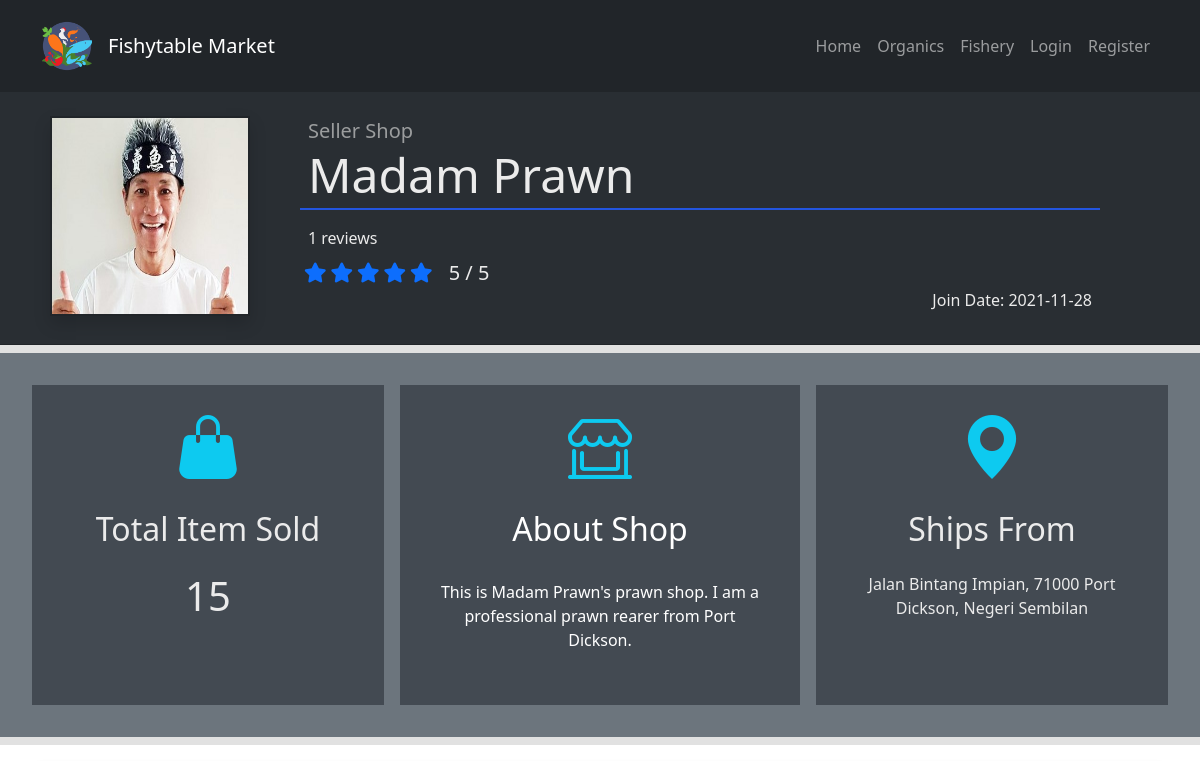
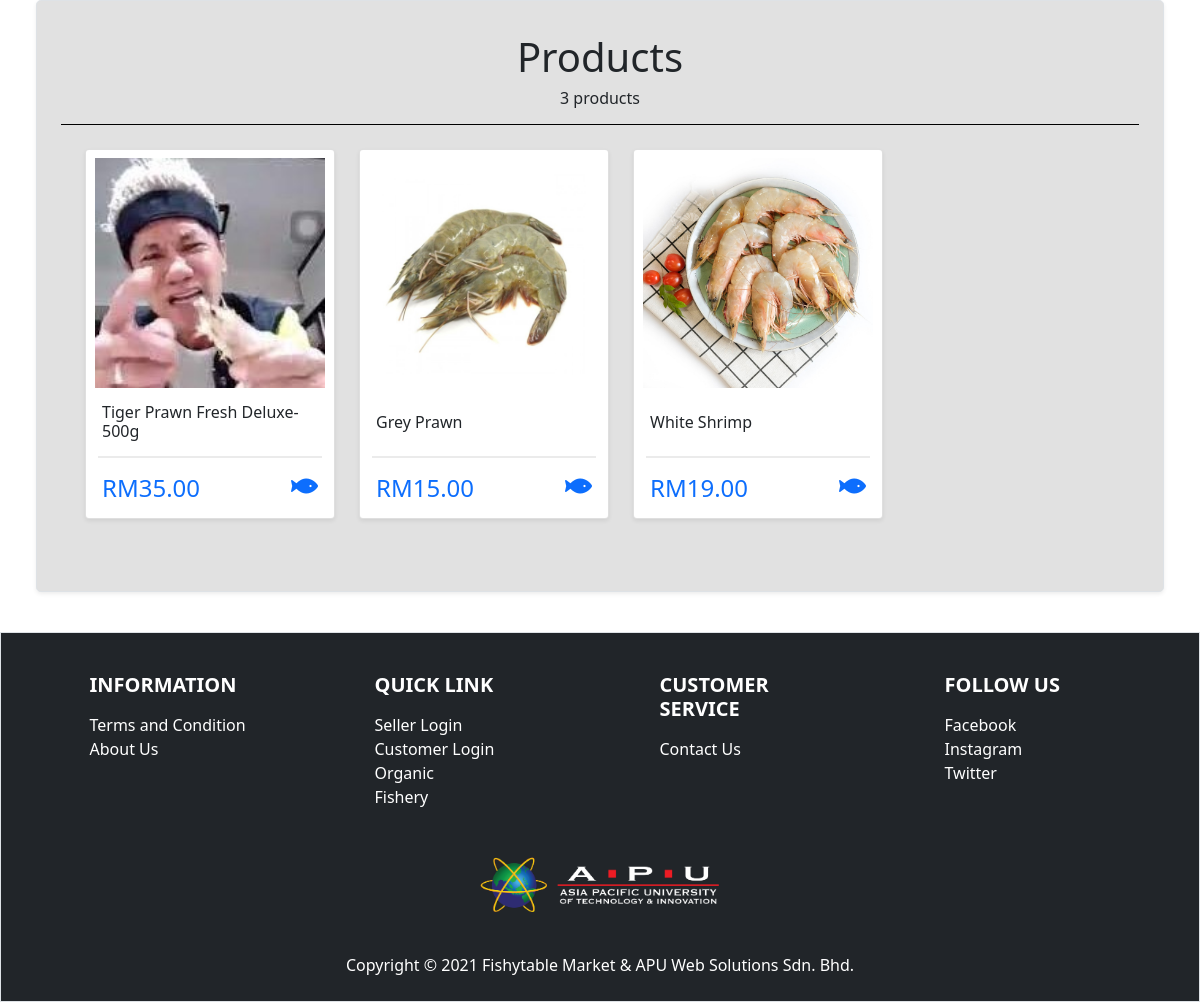
The page /seller_profile.php?SellerID=2 on the database its author committed (2 pictures, top to bottom).
### tables this page shows
CREATE TABLE IF NOT EXISTS `seller` (
  `SellerID` int NOT NULL AUTO_INCREMENT,
  `SellerName` varchar(30) NOT NULL,
  `SellerEmail` varchar(255) NOT NULL,
  `SellerPassword` varchar(128) NOT NULL,
  `SellerTelephone` varchar(12) NOT NULL,
  `SellerPhoto` varchar(255) NOT NULL,
  `ShopName` varchar(30) NOT NULL,
  `SellerAddress` varchar(255) NOT NULL,
  `SellerDescription` varchar(500) DEFAULT NULL,
  `JoinDate` date NOT NULL,
  `SellerRating` int DEFAULT NULL,
  PRIMARY KEY (`SellerID`)
);

CREATE TABLE IF NOT EXISTS `product` (
  `ProductID` int NOT NULL AUTO_INCREMENT,
  `ProductName` varchar(60) NOT NULL,
  `ShippingMethod` varchar(25) NOT NULL,
  `Price` decimal(10,2) NOT NULL,
  `ProductSpecification` varchar(1200) DEFAULT NULL,
  `ProductPicture` varchar(255) NOT NULL,
  `Weight` int NOT NULL,
  `DateAdded` date NOT NULL,
  `SellerID` int NOT NULL,
  `SubCategoryID` char(6) NOT NULL,
  `ProductRating` int DEFAULT NULL,
  PRIMARY KEY (`ProductID`),
  KEY `SellerID` (`SellerID`,`SubCategoryID`),
  KEY `SubCategoryID` (`SubCategoryID`)
);

CREATE TABLE IF NOT EXISTS `subcategory` (
  `SubCategoryID` char(6) NOT NULL,
  `SubCategoryName` varchar(30) NOT NULL,
  `CategoryID` char(6) NOT NULL,
  PRIMARY KEY (`SubCategoryID`),
  KEY `CategoryID` (`CategoryID`)
);

### resources/seller_utility.php (called while the page is built, shortened)
<?php
function sql_retrieveRecord($con, $table, $idColName, $idData, $returnResult = false)
{
    $sql = "SELECT * FROM $table WHERE $idColName = '$idData'";
    $result = mysqli_query($con, $sql) or die(mysqli_error($con));
    return $returnResult == false ? mysqli_fetch_array($result) : $result;
}
?>

### seller_profile.php (the view, shortened to what this page needs)
<?php require "resources/conn.php"?>
<?php require "resources/seller_utility.php"?>
<?php require "resources/basic_utility.php"?>
<?php
    $sellerID = $_GET["SellerID"];
    $data_seller = sql_retrieveRecord($con, "seller", "SellerID", $sellerID);
    $result_product = sql_retrieveRecord($con, "product", "SellerID", $sellerID, true);
    $sqlProductCartList =
    "SELECT * FROM productcartlist
    INNER JOIN product ON product.ProductID = productcartlist.ProductID
    INNER JOIN cart ON cart.CartID = productcartlist.CartID
    WHERE cart.CartPaid = 1 AND product.SellerID =".$sellerID;
    $result_productCartList = mysqli_query($con, $sqlProductCartList) or die(mysqli_error($con));
    $sqlReview=
    "SELECT * FROM rating
    INNER JOIN product ON product.ProductID = rating.ProductID
    WHERE product.SellerID = ".$sellerID;
    $result_review = mysqli_query($con, $sqlReview) or die(mysqli_error($con));
?>
<!DOCTYPE html>
<html lang="en">
<head>
    <?php require "import_headInfo.php"?>
    <?php require "resources/import_sellerHeadInfo.php"?>
</head>
<body>
    <?php require "header.php"; ?>
    <div class="container-fluid">
        <div class="row bg-color-black-2 border-bottom border-dark border-1 pb-1">
            <div class="col-md-3 text-center p-4 d-flex align-items-center justify-content-center">
                <img class="border border-2 border-dark shadow" src="<?php echo $data_seller['SellerPhoto'];?>" style="width: 200px; height: 200px;" alt="Picture of seller">
            </div>
            <div class="col-md-8 d-md-flexbox flex-md-column p-0 py-4 ">
                <div class="fs-5 text-gray-3 ps-2">Seller Shop</div>
                <div class="display-5 ps-2 mb-1">
                    <div class="text-gray-1"><?php echo $data_seller['ShopName']?></div>
                </div>
                <div class="spanLineFull-blue p-0 mb-3"></div>
                <div class="text-gray-1 ps-2 mb-2"><?php echo $result_review->num_rows ?> reviews</div>
                <div class="ps-1">
                    <?php echo generate_ratingStar($data_seller["SellerRating"]) ?>
                    <span class="ps-2 text-gray-1 fs-5"> <?php echo $data_seller["SellerRating"] ?> / 5</span>
                </div>
                <div class="text-end text-gray-1 pe-2">Join Date: <?php echo $data_seller["JoinDate"] ?></div>
            </div>
            <div class="col-md-1" ></div>
        </div>
        <div class="bg-color-white-3 row">
            <div class="d-flex flex-column align-items-center justify-content-center d-md-flex flex-md-row align-items-md-start text-white p-4 my-2 bg-secondary">
                <div class="d-flex flex-column bg-color-black-3 align-items-center flex-shrink-0 m-2 text-gray-1 p-4" style="width: 22rem; min-height: 20rem;">
                    <div class="bi bi-handbag-fill display-3 text-info"></div>
                    <br>
                    <div class="display-6 fs-2">Total Item Sold</div>
                    <br>
                    <div class="text-center h1"><?php echo $result_productCartList->num_rows ?></div>
                </div>
                <div class="d-flex flex-column bg-color-black-3 flex-grow-1 align-items-center flex-wrap m-2 text-center p-4" style="min-height: 20rem; min-width: 20rem;">
                    <div class="bi bi-shop-window display-3 text-info"></div>
                    <br>
                    <div class="display-6 fs-2">About Shop</div>
                    <br>
                    <div class="bg-color-black-3 text-break p-2">
                        <?php echo $data_seller["SellerDescription"] ?>
                    </div>
                </div>
                <div class="d-flex flex-column bg-color-black-3 align-items-center flex-shrink-0 m-2 text-gray-1 p-4" style="width: 22rem; min-height: 20rem;">
                    <div class="bi bi-geo-alt-fill display-3 text-info"></div>
                    <br>
                    <div class="display-6 fs-2">Ships From</div>
                    <br>
                    <div class="text-center">
                        <?php echo $data_seller["SellerAddress"] ?>
                    </div>
                </div>
            </div>
        </div>
        <div class="px-4 py-3 mx-4 mb-4 mx-auto">
            <div class="shadow-sm bg-color-white-3 border rounded-3 p-4" style="min-height: 200px; min-width:330px" id="id_orderContainer">
                <div class="text-center p-2">
                    <div class="h1">Products</div>
                    <div class="h6"><?php echo $result_product->num_rows." products" ?></div>
                </div>
                <div class="spanLineFull-sm"></div>
                <div class="d-flex flex-wrap ms-auto p-4" id="id_itemContainer" >
                    <?php
                        while ($data_product=mysqli_fetch_array($result_product))
                        {
                            $element = '
                            <div class="card shadow-sm me-4 mb-4 " style="width:250px; height: 370px; min-width:250px">
                                <a href="productInfoPage.php?id='.$data_product["ProductID"].'" class="text-decoration-none on-hover-darken">
                                    <div  class="card-img-top pt-2 text-center "><img src="'.$data_product["ProductPicture"].'" alt="Product image" class="" style="width:230px; height: 230px"></div>
                                    <div class="card-body p-0">
                                        <div class="card-title h6 d-flex align-items-center px-3 pt-2 text-dark" style="height: 60px"><div>'.$data_product["ProductName"].'</div></div>
                                        <div class="spanLine-gray mx-auto"></div>
                                        <div class="d-flex justify-content-between">
                                            <h4 class="card-text text-primary px-3 py-3">RM'.$data_product["Price"].'</h4>
                                            <span class="fs-4 px-3 py-3 '.print_categoryIcon($con, $data_product["SubCategoryID"]).'"></span>
                                        </div>
                                    </div>
                                </a>
                            </div>';
                            echo $element;
                        }
                    ?>
                </div>
            </div>
        </div>
    </div>
    <?php require "footer.php";?>
</body>
</html>

### import_headInfo.php (shortened to what this page needs)
<link
href="https://cdn.jsdelivr.net/npm/bootstrap@5.0.1/dist/css/bootstrap.min.css"
rel="stylesheet"
integrity="sha384-+0n0xVW2eSR5OomGNYDnhzAbDsOXxcvSN1TPprVMTNDbiYZCxYbOOl7+AMvyTG2x"
crossorigin="anonymous"/>
<link rel="stylesheet" href="css/header_style.css">
<link rel="stylesheet" href="https://cdn.jsdelivr.net/npm/bootstrap-icons@1.5.0/font/bootstrap-icons.css">
<link rel="stylesheet" href="https://use.fontawesome.com/releases/v5.15.4/css/all.css">

### resources/import_sellerHeadInfo.php (shortened to what this page needs)
<link rel="stylesheet" href="css/seller_page.css">

### header.php (shortened to what this page needs)
<nav class="navbar navbar-expand-lg bg-dark navbar-dark py-3" id="header">
    <div class="container">
        <a href="homePage.php" class="navbar-brand"><img src="image/fishytable_logo.png" width=50px></a>
        <a href="homePage.php" class="navbar-brand">Fishytable Market</a>
        <div class="collapse navbar-collapse" id="navmenu">
            <ul class="navbar-nav ms-auto">
                <li class="nav-item">
                    <a href="homePage.php" class="nav-link">Home</a>
                </li>
                <li class="nav-item">
                    <a href='homePage.php?type=organic' class="nav-link" id="organicLink">Organics</a>
                </li>
                <li class="nav-item">
                    <a href='homePage.php?type=fishery' class="nav-link" id="fisheryLink">Fishery</a>
                </li>
                <?php
                    if (!isset($_SESSION["CustID"])) {
                        echo '<li class="nav-item">
                        <a href="cust_login.php" class="nav-link">Login</a>
                        </li><li class="nav-item">
                        <a href="cust_signup.php" class="nav-link">Register</a>
                        </li>';
                    }
                ?>
            </ul>
        </div>
    </div>
</nav>

### resources/basic_utility.php (shortened to what this page needs)
<?php
function generate_ratingStar($rating, $additionalClass = "fs-5 text-primary ")
{
    $e_rating = "";
    $temp_rating = 0;
    for ($i=0; $i < 5; $i++) {
        if ($temp_rating < $rating)
        {
            $e_rating .= '<span class="'.$additionalClass.' pe-1 fa fa-star"></span>';
        }
        else
        {
            $e_rating .= '<span class="'.$additionalClass.' pe-1 far fa-star"></span>';
        }
        $temp_rating ++;
    }
    return $e_rating;
}
function print_categoryIcon($con, $subCategoryID)
{
    $sql = "SELECT CategoryID FROM subcategory
    WHERE SubCategoryID = '".$subCategoryID."'";
    $result = mysqli_query($con, $sql) or die(mysqli_error($con));
    $data =  mysqli_fetch_array($result);
    if ($data["CategoryID"] == "ORGACA")
    {
        return "fas fa-leaf text-success";
    }
    else
    {
        return "fas fa-fish text-primary";
    }
}
?>

### footer.php (shortened to what this page needs)
<footer class="bg-dark text-center text-white text-lg-start border pb-4">
    <div class="container text-center text-md-start mt-2 pt-3">
        <div class="row mt-3">
            <div class="col-md-2 col-lg-2 col-xl-2 mx-auto mb-3" id="hi">
                <h5 class="text-uppercase fw-bold mb-3">
                    Information
                </h5>
                <a href="terms_and_condition.php"  class="text-white text-decoration-none">Terms and Condition</a><br>
                <a href="aboutusPage.php"  class="text-white text-decoration-none">About Us</a><br>
            </div>
            <div class="col-md-2 col-lg-2 col-xl-2 mx-auto mb-3" id="hi">
                <h5 class="text-uppercase fw-bold mb-3">
                    Quick Link
                </h5>
                <a href="seller_login.php"  class="text-white text-decoration-none text-nowrap">Seller Login</a><br>
                <a href="cust_login.php"  class="text-white text-decoration-none text-nowrap">Customer Login</a><br>
                <a href="homePage.php?type=organic"  class="text-white text-decoration-none text-nowrap">Organic</a><br>
                <a href="homePage.php?type=fishery"  class="text-white text-decoration-none text-nowrap">Fishery</a><br>
            </div>
            <div class="col-md-2 col-lg-2 col-xl-2 mx-auto mb-3">
                <h5 class="text-uppercase fw-bold mb-3">
                Customer Service
                </h5>
                <a href="contactus.php" class="text-white text-decoration-none">Contact Us</a><br>
            </div>
            <div class="col-md-2 col-lg-2 col-xl-2 mx-auto mb-3">
                <h5 class="text-uppercase fw-bold mb-3">
                Follow Us
                </h5>
                <p>
                <a href="https://www.facebook.com" class="text-reset text-decoration-none">Facebook</a><br>
                <a href="https://www.instagram.com" class="text-reset text-decoration-none">Instagram</a><br>
                <a href="https://www.twitter.com" class="text-reset text-decoration-none">Twitter</a>
                </p>
            </div>
        </div>
    </div>
    <div class="text-center pt-2 mt-2">
        <img src="image/apu_logo_horizontal_white.png" width="272px", height="88px"><br><br>
        Copyright © 2021 Fishytable Market & APU Web Solutions Sdn. Bhd.
    </div>
</footer>

### css/header_style.css (style rules this page uses)
.text-gray-1 { color: #ebebeb; }
.text-gray-3 { color: #9b9d9e; }
.spanLineFull-sm { width: 100%; border-top:none; border-bottom: 1px solid black; }
.spanLineFull-blue { width: 100%; border-top:none; border-bottom: 2px solid rgb(35, 85, 223); }
.spanLine-gray { width: 90%; border-top: none; border-bottom: 2px solid rgb(235, 235, 235); }
.bg-color-white-3 { background-color:rgb(225, 225, 225); }
.bg-color-black-2 { background-color: #292e33; }
.bg-color-black-3 { background-color: #434a52; }

### rows shown on the page
seller: SellerPhoto (picture), ShopName "Madam Prawn", SellerRating "5", JoinDate "2021-11-28", SellerDescription "This is Madam Prawn's prawn shop. I am a professional prawn rearer from Port Dickson.", SellerAddress "Jalan Bintang Impian, 71000 Port Dickson, Negeri Sembilan"
product: ProductPicture (picture), ProductName "Tiger Prawn Fresh Deluxe- 500g", Price "35.00"
product: ProductPicture (picture), ProductName "Grey Prawn", Price "15.00"
product: ProductPicture (picture), ProductName "White Shrimp", Price "19.00"

### other values the page prints
$result_review->num_rows "1"
$result_productCartList->num_rows "15"
$result_product->num_rows "3"
